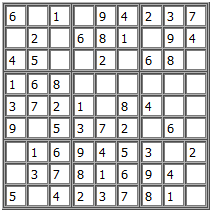
#> input picture sudoku_images/9x9_clean.png, 213 x 213 px, found by its file name
$ jupyter execute --allow-errors ocr.ipynb
#> lines starting #> are read from the running program, lines starting #| are printed output that depends on the picture
[cell 1]
from mnist import MNIST
import matplotlib.pyplot as plt
import numpy as np
import pickle
import imageio
from collections import namedtuple

# Use solarized light theme!
from IPython.display import display, HTML
#> (the rest of this cell did not finish here and is left out)

[cell 2]
# mndata = MNIST('/home/ubuntu/Pictures/handwritten_digits/')
# images, labels = mndata.load_training()

#> (a cell that did not finish here is left out)

#> (a cell that did not finish here is left out)

#> (a cell that did not finish here is left out)

[cell 6]
im1_arr = []
for row in range(28):
    im1_arr.append([])
    for col in range(28):
        try:
            im1_arr[row].append(im1[row * 28 + col])
        except:
            print(f"row: {row}    col: {col}")

[cell 7]
arr1 = np.array(im1_arr)

[cell 8]
plt.imshow(arr1)
#> (this line was passed over: IPython is not available in this run)

#> (a cell that did not finish here is left out)

[cell 10]
sudoku_board_img = imageio.imread('/home/ubuntu/Documents/projects/python/sudoku-hinter/sudoku_images/9x9_clean.png')
#> sudoku_board_img is the input picture: shape (213, 213, 4); mean R, G, B, A 200.6, 200.5, 200.6, 255
sudoku_board_img.shape
#> Out = (213, 213, 4)

[cell 11]
plt.imshow(sudoku_board_img)
#> (this line was passed over: IPython is not available in this run)

[cell 12]
sudoku_board_img_bw = imageio.imread('/home/ubuntu/Documents/projects/python/sudoku-hinter/sudoku_images/9x9_clean.png', pilmode="L")
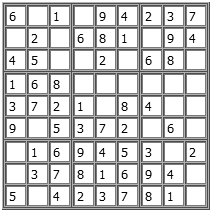
#> sudoku_board_img_bw: shape (213, 213); min 0, max 255, mean 200.5
print(sudoku_board_img_bw.shape)
plt.imshow(sudoku_board_img_bw, cmap=plt.cm.jet)
#> (this line was passed over: IPython is not available in this run)

[cell 13]
from skimage import data
from skimage.feature import corner_harris, corner_subpix, corner_peaks

coords = corner_peaks(corner_harris(sudoku_board_img_bw), min_distance=3, threshold_rel=0.02)
#> coords = 398 pairs, first value 7 to 204, second value 7 to 204
coords_subpix = corner_subpix(sudoku_board_img_bw, coords, window_size=13)
#> coords_subpix = 398 rows, first 8: [37.11, 102.1], [59.11, 170.1], [83.11, 56.13], [105.1, 124.1], [173.1, 80.13], [195.1, 148.1], [nan, nan], [nan, nan]

#> (a cell that did not finish here is left out)

[cell 15]
coords
#> Out has the same summary as coords

[cell 16]
coords_subpix
#> Out has the same summary as coords_subpix

[cell 17]
from scipy import ndimage as ndi
from skimage import feature


# Compute the Canny filter for two values of sigma
edges1 = feature.canny(sudoku_board_img_bw)
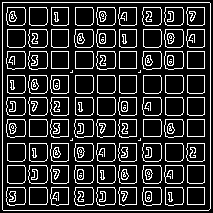
#> edges1: shape (213, 213) bool; 18.2% white in thin lines or dots
edges2 = feature.canny(sudoku_board_img_bw, sigma=3)
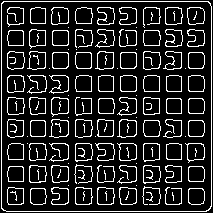
#> edges2: shape (213, 213) bool; 15.1% white in thin lines or dots

# display results
#> (the rest of this cell did not finish here and is left out)

[cell 18]
coords = corner_peaks(corner_harris(edges1), min_distance=3, threshold_rel=0.02)
#> coords = 402 pairs, first value 3 to 209, second value 3 to 209
coords_subpix = corner_subpix(edges1, coords, window_size=13)
#> coords_subpix = 402 rows, first 8: [14.19, 124.2], [36.19, 192.2], [58.17, 12.25], [104.2, 148.3], [150.2, 102.2], [172.2, 170.2], [194.2, 56.2], [60.55, 33.76]
#> (the rest of this cell did not finish here and is left out)

[cell 19]
sorted(coords[:, 1])
#> Out = 402 values from 3 to 209

[cell 20]
###First attempt, using corner detection to partition into squares

[cell 21]
from skimage import data
from skimage.feature import corner_harris, corner_subpix, corner_peaks

# `corner_peaks` returns coords as row-column tuples, which is effectively a (y, x) pair, rather than an (x, y) pair
coords = corner_peaks(corner_harris(sudoku_board_img_bw), min_distance=3, threshold_rel=0.02)
#> coords = 398 pairs, first value 7 to 204, second value 7 to 204
coords_subpix = corner_subpix(sudoku_board_img_bw, coords, window_size=13)
#> coords_subpix = 398 rows, first 8: [37.11, 102.1], [59.11, 170.1], [83.11, 56.13], [105.1, 124.1], [173.1, 80.13], [195.1, 148.1], [nan, nan], [nan, nan]

#> (the rest of this cell did not finish here and is left out)

[cell 22]
coords[:10]
#> Out = [[36, 102], [58, 170], [82, 56], [104, 124], [172, 80], [194, 148], [19, 56], [41, 124], [87, 12], [109, 80]]

[cell 23]
coords[:, 1][:10]
#> Out = [102, 170, 56, 124, 80, 148, 56, 124, 12, 80]

[cell 24]
square = np.zeros([10, 10])
square[1:7, 2:8] = 1
square.astype(int)

[cell 25]
corner_peaks(corner_harris(square), min_distance=1, threshold_rel=0)

[cell 26]
x_min = min(sorted(coords[:, 1]))
#> x_min = 7
x_max = max(sorted(coords[:, 1]))
#> x_max = 204
y_min = min(sorted(coords[:, 0]))
#> y_min = 7
y_max = max(sorted(coords[:, 0]))
#> y_max = 204

#> (a cell that did not finish here is left out)

#> (a cell that did not finish here is left out)

[cell 29]
# cell_interval = sudoku_board_img_bw.shape[0] // 10  # 10 strides between min and max
# pos_error = sudoku_board_img_bw.shape[0] // 40  # Error is 4% sudoku board's side length
cell_interval = np.average([x_max - x_min, y_max - y_min]) // 10
#> cell_interval = 19
#> (the rest of this cell did not finish here and is left out)

[cell 30]
cell_interval
#> Out = 19
